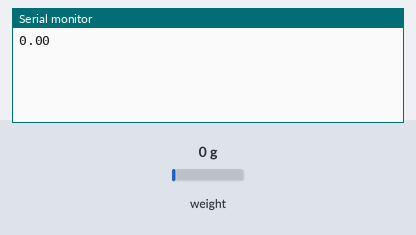
A sketch run on a simulated Arduino Uno, built with avr-gcc and run on an emulated ATmega328P. Parts: the last lines printed to the serial monitor. The test bench sets the inputs (shaded band); at power-on: weight on the scale 0 g.

Above: at 18.0 s.
18.1 s: weight on the scale set to 100 g
At 21.6 s:
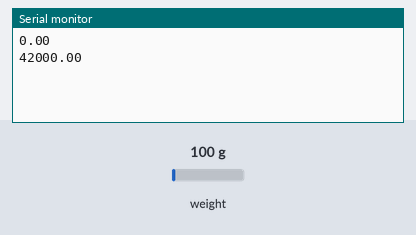
33.2 s: weight on the scale set to 1250 g
At 42.0 s:
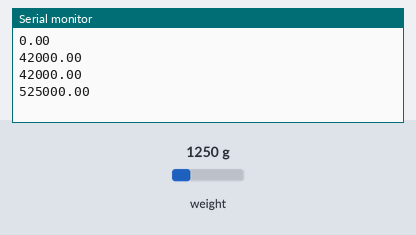
Timing chart, 0 to 43.5 s (numbered marks = the images above; inputs shaded):
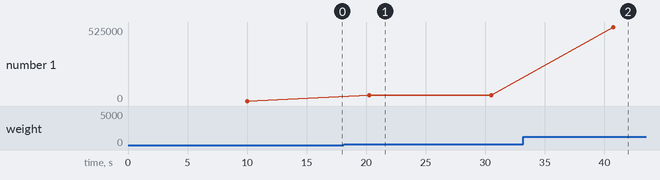

Measured:
- after the input at 18.1 s, the serial monitor: prints a new line after 2.2 s (image 1)
- after the input at 33.2 s, the serial monitor: prints a new line after 7.6 s (image 2)
- plotted number 1: 0 → 42000 after the input at 18.1 s, 42000 → 525000 after the input at 33.2 s

The sketch:

calibration_sketch.ino
```cpp
//
//    FILE: HX_plotter.ino
//  AUTHOR: Rob Tillaart
// PURPOSE: HX711 demo
//     URL: https://github.com/RobTillaart/HX711


#include "HX711.h"

HX711 scale;

//  adjust pins if needed
uint8_t dataPin = 7;
uint8_t clockPin = 6;

float f;


void setup()
{
  Serial.begin(115200);


  scale.begin(dataPin, clockPin);

}


void loop()
{
  //  continuous scale 4x per second
  f = scale.read_average(100);
  Serial.println(f);
  delay(250);
}


//  -- END OF FILE --
```
